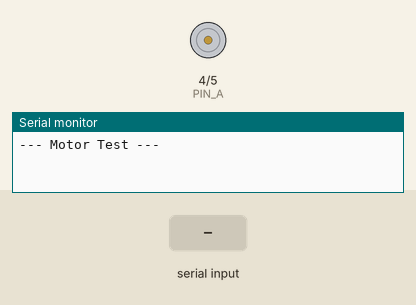
Bench run of a sketch on a simulated Arduino Uno, built with avr-gcc and run on an emulated ATmega328P. On the bench: motor-driver pin pairs drawn as motors (green arrow = first pin HIGH = forward, orange = second pin HIGH = backward, longer = more drive), the last lines printed to the serial monitor. The inputs (shaded band) are chosen by the test bench.

Above: at 1.2 s.
1.3 s: "1\n" received over Serial
At 2.4 s:
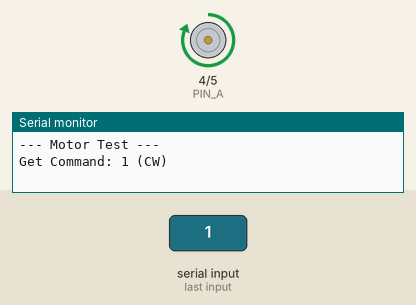
2.8 s: "0\n" received over Serial
At 3.6 s:
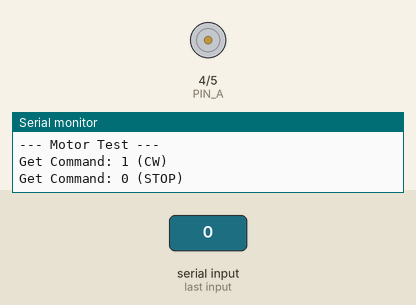
Timing chart, 0 to 5.8 s (numbered marks = the images above; inputs shaded):
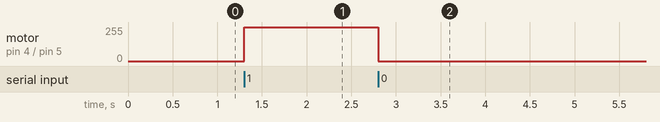

Measured:
- after the input at 1.3 s, motor on pin 4 (PIN_A) / pin 5 (PIN_B): stopped → forward 255/255 at once
- after the input at 2.8 s, motor on pin 4 (PIN_A) / pin 5 (PIN_B): forward 255/255 → stopped at once

The sketch:

test_motor.ino
```cpp
#include "Arduino.h"

#define PIN_A 4
#define PIN_B 5

int motorDir = 0;

void readMotorDirInfo() {
  if (Serial.available() <= 0) return;

  String input = Serial.readStringUntil('\n');
  input.trim();
  if (input.length() == 0) return;

  int val = input.toInt();
  if (val == -1 || val == 0 || val == 1) {
    if (val == 0 && input != "0") return;

    motorDir = val;
    Serial.print("Get Command: ");
    Serial.print(motorDir);
    if (motorDir == -1) {
      Serial.println(" (CCW)");
    } else if (motorDir == 1) {
      Serial.println(" (CW)");
    } else {
      Serial.println(" (STOP)");
    }
  }
}

// Responsible for digital logic motor control & setting hardware pins (without PWM)
void updateMotor(int dir) {
  if (dir == 1) {
    digitalWrite(PIN_A, HIGH);  // Clockwise (CW)
    digitalWrite(PIN_B, LOW);
  } else if (dir == -1) {
    digitalWrite(PIN_A, LOW);   // Counter-Clockwise (CCW)
    digitalWrite(PIN_B, HIGH);
  } else {
    digitalWrite(PIN_A, LOW);   // Stop
    digitalWrite(PIN_B, LOW);
  }
}

void setup() {
  pinMode(PIN_A, OUTPUT);
  pinMode(PIN_B, OUTPUT);

  Serial.begin(115200);
  Serial.println("--- Motor Test ---");

  updateMotor(motorDir);
}

void loop() {
  readMotorDirInfo(); // baca data serial
  updateMotor(motorDir);
}
```
